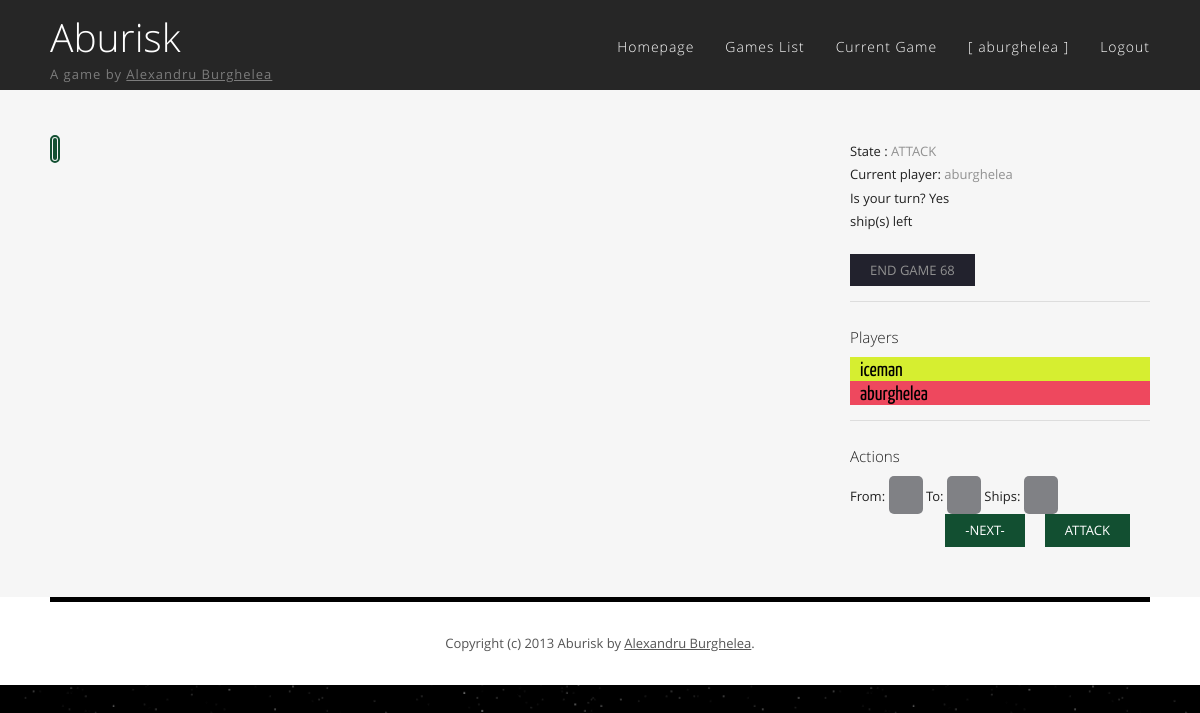
The page /game.php (signed in) on the database its author committed.
### tables this page shows
CREATE TABLE IF NOT EXISTS `users` (
  `id` int(11) NOT NULL AUTO_INCREMENT,
  `username` varchar(20) NOT NULL,
  `email` varchar(45) NOT NULL,
  `password` varchar(45) NOT NULL,
  `played_games` int(11) NOT NULL DEFAULT '0',
  `won_games` int(11) NOT NULL DEFAULT '0',
  PRIMARY KEY (`id`)
);

CREATE TABLE IF NOT EXISTS `games` (
  `id` int(11) NOT NULL AUTO_INCREMENT,
  `noplayers` tinyint(4) NOT NULL DEFAULT '2',
  `state` enum('WAITING_PLAYERS','PLANET_CLAIM','SHIP_PLACING','ATTACK','GAME_END') DEFAULT NULL,
  `current_player_id` int(11) DEFAULT NULL,
  PRIMARY KEY (`id`),
  KEY `fk_games_users1_idx` (`current_player_id`)
);

### game.php (called while the page is built)
<?php
require_once "views/game_interface.php" ?>

### session/AuthManager.php (called while the page is built, shortened)
<?php
require_once dirname(__FILE__) . "/../dao/actual/User.php";
class AuthManager
{
    private static $userDao = NULL;
    private static function userDao()
    {
        if (!isset(self::$userDao))
            self::$userDao = new User();
        return self::$userDao;
    }
    public static function getLoggedInUserId()
    {
        $isSet = isset($_SESSION['user_id']);
        return $isSet ? $_SESSION['user_id'] : false;
    }
    public static function getLoggedInUserName()
    {
        return self::userDao()->getRowsByField('id', $_SESSION['user_id'])[0]->username;
    }
}
?>

### dao/database/Database.php (called while the page is built, shortened)
<?php
class Database implements IDatabase
{
    private static $instance = NULL;
    public static function connect()
    {
        if (!isset(self::$instance)) {
            self::$instance = new mysqli(HOST, USER, PASSWORD, DATABASE, PORT);
        }
        return self::$instance;
    }
}
?>

### dao/generic/MySqliIHelper.php (called while the page is built, shortened)
<?php
class MySqliIHelper
{
    protected $db;
    function __construct($db)
    {
        $this->db = $db;
    }
    protected function prepare_and_execute($query, $format = array(), $value = array(), $needs_preparation = 'false')
    {
        $stmt = $this->db->prepare($query);
        if ($needs_preparation == 'true') {
            if (!is_array($value))
                $value = array($value);
            if (!is_array($format))
                $format = array($format);
            $params = array_merge($format, $value);
            call_user_func_array(array($stmt, 'bind_param'), $this->ref_values($params));
        }
        $stmt->execute();
        $stmt->store_result();
        return $stmt;
    }
    protected function bind_table_header($stmt)
    {
        $row = array();
        $parameters = array();
        $meta = $stmt->result_metadata();
        while ($field = $meta->fetch_field()) {
            $parameters[] = & $row[$field->name];
        }
        call_user_func_array(array($stmt, 'bind_result'), $parameters);
        return $row;
    }
    protected function bind_results($stmt, $row)
    {
        $results = null;
        while ($stmt->fetch()) {
            $line = array();
            foreach ($row as $key => $val)
                $line[$key] = $val;
            $results[] = $line;
        }
        return $results;
    }
    protected function build_where_clause($arr)
    {
        return $arr . self::C_LIKE;
    }
    protected function build_aditional_params($orderby = '', $direction = '', $limit = '', $show = '')
    {
        return array($orderby, $limit);
    }
    protected function ref_values(&$arr)
    {
        if (strnatcmp(phpversion(), '5.3') >= 0) {
            $refs = array();
            foreach (array_keys($arr) as $key) {
                $refs[$key] = & $arr[$key];
            }
            return $refs;
        }
        return $arr;
    }
}

### dao/generic/GenericDao.php (called while the page is built, shortened)
<?php
require_once dirname(__FILE__) . '/Scaffold.php';
abstract class GenericDao implements IScaffold
{
    protected static $TABLE_NAME;
    private $scaffold;
    function __construct()
    {
        $this->scaffold = new Scaffold(self::$TABLE_NAME);
    }
    public function getRowsByField($field, $value, $orderby = '', $direction = 'ASC', $limit = '', $show = '')
    {
        $rows = $this->scaffold->getRowsByField($field, $value, $orderby, $direction, $limit, $show);
        return empty($rows) ? null : $this->mapRowsToObject($rows);
    }
    public function getCustomRows($query)
    {
        $rows = $this->scaffold->getCustomRows($query);
        return empty($rows) ? null : $this->mapRowsToObject($rows);
    }
    private function mapRowsToObject($rows)
    {
        $rtn = array();
        foreach ($rows as $object_row) {
            $object=new $classname();
            foreach ($object_row as $prop => $value) {
                $object->{$prop} = $value;
            }
            $rtn[] = $object;
        }
        return $rtn;
    }
}

### dao/generic/Scaffold.php (called while the page is built, shortened)
<?php
require_once dirname(__FILE__) . "/../database/Database.php";
require_once dirname(__FILE__) . "/../generic/MySqliIHelper.php";
class Scaffold extends MySqliIHelper implements IScaffold
{
    private $table;
    public function __construct($table)
    {
        $this->table = mysqli_real_escape_string($this->db, $table);
    }
    public function getRowsbyField($field, $value, $orderby = '', $direction = 'ASC', $limit = '', $show = '')
    {
        $format = "s";
        $where_clause = $this->build_where_clause($field);
        return $this->get_rows_from_db($value, $format, $where_clause, $orderby, $direction, $limit, $show);
    }
    public function getCustomRows($query)
    {
        $begining = substr(trim($query), 0, strlen(Scaffold::C_SELECT));
        if (strcasecmp($begining, Scaffold::C_SELECT) == 0) {
            return $this->customQuery($query, null, null, 'false');
        }
        return null;
    }
    public function customQuery($query)
    {
        return $this->run_get($query, null, null);
    }
    protected function get_rows_from_db($value, $format, $where_clause, $orderby, $direction, $limit, $show)
    {
        list($orderby, $limit) = $this->build_aditional_params($orderby, $direction, $limit, $show);
        $query = sprintf(Scaffold::GET_ROWS_SQL, $this->table, $where_clause, $orderby, $limit);
        return $this->run_get($query, $format, $value, 'true');
    }
    private function run_get($query, $format, $value, $prepare = 'false')
    {
        $stmt = $this->prepare_and_execute($query, $format, $value, $prepare);
        $row = $this->bind_table_header($stmt);
        return $this->bind_results($stmt, $row);
    }
}
?>

### game/GameEngine.php (called while the page is built, shortened)
<?php
require_once dirname(__FILE__) . "/../dao/actual/Game.php";
require_once dirname(__FILE__) . "/../dao/actual/User.php";
class GameEngine implements IGameEngine
{
    private $game;
    public function __construct($idGame = 0, $noPlayers = 2, $idHost = 1)
    {
        $gameDao = new Game();
        if ($idGame > 0) {
            $games = $gameDao->getRowsByField('id', $idGame);
            if (!empty($games)) {
                $this->game = current($games);
                return;
            }
        }
        $idGame = $gameDao->insertRow(array('noPlayers' => $noPlayers, 'current_player_id' => $idHost, 'state' => GameState::WAITING_PLAYERS));
        $this->game = current($gameDao->getRowsByField('id', $idGame));
    }
    public function getGame()
    {
        return $this->game;
    }
    public function getCurrentPlayerUsername()
    {
        $userDao = new User();
        $users = $userDao->getRowsByField('id', $this->game->current_player_id);
        if (is_array($users))
            return current($users)->username;
        return 'none';
    }
    public function getPlayers()
    {
        $userDao = new User();
        return $userDao->getUsersFromGame($this->game->id);
    }
}

### session/GameManager.php (called while the page is built, shortened)
<?php
require_once dirname(__FILE__) . "/../dao/actual/Game.php";
require_once dirname(__FILE__) . "/../game/GameEngine.php";
require_once dirname(__FILE__) . "/AuthManager.php";
class GameManager
{
    public static function getGame()
    {
        self::updateEngagedGame(AuthManager::getLoggedInUserId());
        if (isset($_SESSION['game_engine'])) {
            return ($_SESSION['game_engine']->getGame());
        }
        return null;
    }
    private static function getGameEngine()
    {
        if (isset($_SESSION['game_engine'])) {
            return $_SESSION['game_engine'];
        }
        return null;
    }
    public static function updateEngagedGame($userId)
    {
        $userGameDao = new User_Game();
        $userGames = $userGameDao->getRowsByField('user_id', $userId);
        if (is_array($userGames)) {
            $game = current($userGames)->game_id;
            self::setGameId(new GameEngine($game));
        } else {
            self::setGameId(null);
        }
    }
    public static function getJoinedPlayersNumber()
    {
        $userGameDao = new User_Game();
        return $userGameDao->getJoinedPlayers(self::getGame());
    }
    public static function needsMorePlayers()
    {
        $joined = self::getJoinedPlayersNumber();
        $needed = self::getGame()->noplayers;
        return $needed > $joined;
    }
    public
    static function getCurrentPlayerUsername()
    {
        return self::getGameEngine()->getCurrentPlayerUsername();
    }
    public static function getCurrentPlayerId()
    {
        return self::getGameEngine()->getGame()->current_player_id;
    }
    public static function isLoggedInPlayersTurn()
    {
        return self::getCurrentPlayerId() == AuthManager::getLoggedInUserId();
    }
    public static function getPlayers()
    {
        $users = self::getGameEngine()->getPlayers();
        $players = array();
        foreach ($users as $player)
            $players[] = new Player($player);
        return $players;
    }
}

### dao/actual/User.php (called while the page is built, shortened)
<?php
require_once dirname(__FILE__) . "/../generic/GenericDao.php";
class User extends GenericDao
{
    function __construct()
    {
        self::$TABLE_NAME = 'users';
    }
    function getUsersFromGame($gid)
    {
        $userDao = new User();
        $query = sprintf(self::usersInGame, self::$TABLE_NAME, $gid);
        return $userDao->getCustomRows($query);
    }
}
?>

### views/game_interface.php (the view, shortened to what this page needs)
<!DOCTYPE HTML>
<html>
<?php
require_once "head.php";
$planetDao = new Planet();
$planetNeighboursDao = new Planet_Neighbour();
$planetsJSON = json_encode($planetDao->getRowsByField('"1"', '1'));
$connectiosJSON = json_encode($planetNeighboursDao->getRowsByField('"1"', '1'));
GameManager::updateEngagedGame(AuthManager::getLoggedInUserId());
$game = GameManager::getGame();
$planetHandler = "function(){}";
?>
<body>
<div id="wrapper">
    <?php require_once "header.php" ?>
    <div id="page">
        <div id="content">
            <?php if (isset($game)) { ?>
                <object id='mapContainer'
                        onload='ABURISK.map.init(<?php echo $planetsJSON ?>,<?php echo $connectiosJSON ?>, <?php echo $planetHandler ?> )'
                        type="image/svg+xml" width="750" height="421" data="views/map.svg"></object>
            <?php
            } else {
                ?>
                <h2>Nu esti angajat in nici un joc</h2>
            <?php
            }
            ?>
        </div>
        <div id="sidebar">
            <div id="tbox1">
                <?php if (isset($game)) { ?>
                    <ul class="style2">
                        <li class="first">
                            <p>State : <a href="javascript:void(0)"><?php echo $game->state; ?></a></p>
                            <?php if (!GameManager::needsMorePlayers()) { ?>
                                <p class="javascript:ABURISK.players.index(0)"> Current player: <a target="_blank"
                                                                                                   href="/aburisk/profile.php?id=<?php echo GameManager::getCurrentPlayerId(); ?>">
                                        <?php echo GameManager::getCurrentPlayerUsername(); ?>
                                    </a></p>
                                <p>
                                    Is your turn?  <?php echo GameManager::isLoggedInPlayersTurn() ? "Yes" : "No" ?>
                                </p>
                                <p>
                                    <?php echo GameManager::getRemainingShips() ?> ship(s) left
                                </p>
                            <?php } else { ?>
                                <p>Needed players: <a href="javascript:void(0)"> <?php echo $game->noplayers ?></a></p>
                                <p>Joined players: <a href="javascript:void(0)">
                                        <?php echo GameManager::getJoinedPlayersNumber(); ?></a></p>
                            <?php }  ?>
                            <form action="scripts/end-game.php" method="post">
                                <a href="javascript:void(0);" class="button-style" onclick="submitForm(this)">End
                                    game <?php echo $game->id ?></a>
                            </form>
                        </li>
                        <?php if (!GameManager::needsMorePlayers()) { ?>
                            <li id="userlist">
                                <h3>
                                    Players
                                </h3>
                                <?php foreach (GameManager::getPlayers() as $player) { ?>
                                    <p name="<?php echo $player->getId() ?>">
                                        <a target="_blank"
                                           href="/aburisk/profile.php?id=<?php echo $player->getId() ?>">
                                            <?php echo $player->getUsername() ?>
                                        </a>
                                    </p>
                                <?php } ?>
                            </li>
                            <?php if (GameManager::isLoggedInPlayersTurn()) { ?>
                                <li>
                                    <h3>
                                        Actions
                                    </h3>
                                    <div>
                                        <?php
                                        if (GameManager::getGame()->state == 'ATTACK') {
                                            require_once dirname(__FILE__) . "/partials/planet-attacker.php";
                                        }
                                        ?>
                                    </div>
                                </li>
                            <?php } ?>
                        <?php } ?>
                    </ul>
                <?php } ?>
            </div>
        </div>
    </div>
</div>
</body>
</html>

### views/user_info.php (shortened to what this page needs)
<?php
require_once  dirname(__FILE__) . "/../dao/actual/User.php";
if (!AuthManager::getLoggedInUserId()) {
    loginLink();
} else {
    profileLink();
}
function profileLink()
{
    $username = AuthManager::getLoggedInUserName();
    ?>
    <a href="/aburisk/profile.php" accesskey="p">[ <?php echo $username ?> ]</a>
    </li>
    <li>
    <a href="/aburisk/scripts/logout.php" accesskey="l">Logout</a>
<?php
}
    ?>

### rows shown on the page
users: username "aburghelea"
games: state "ATTACK", id "68"
users: username "iceman"

### other values the page prints
GameManager::getCurrentPlayerUsername() "aburghelea"
